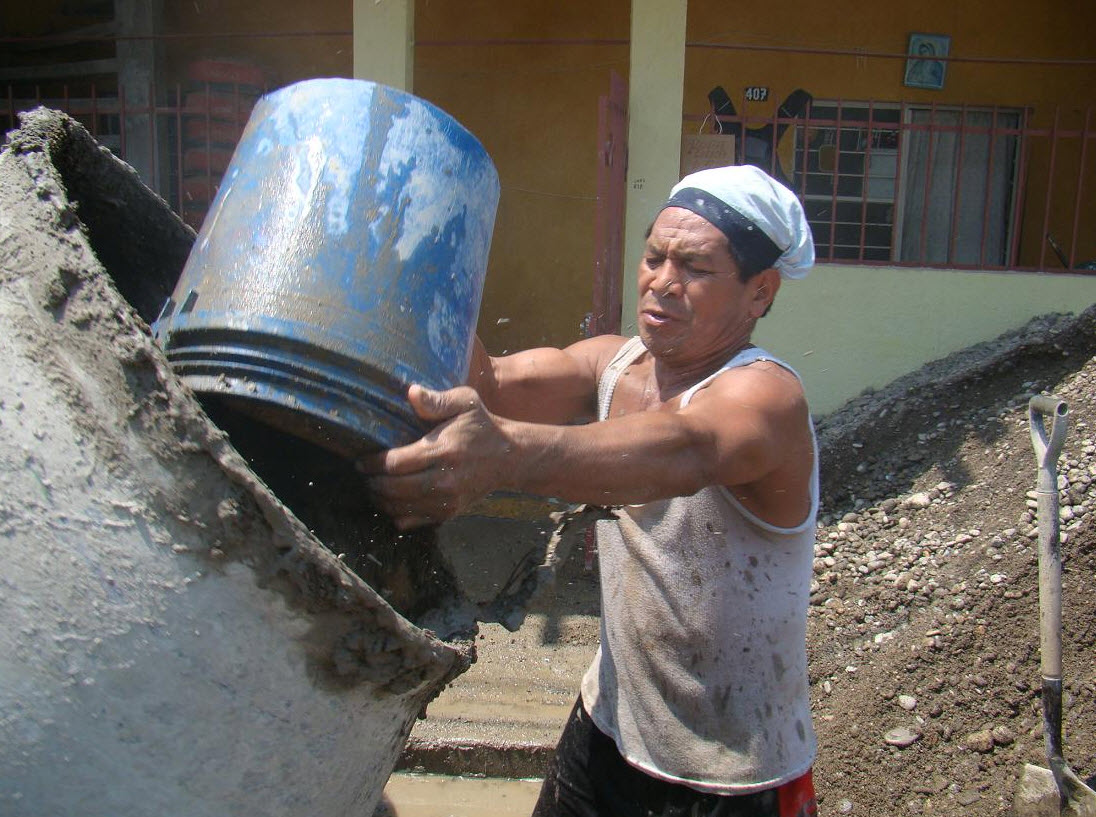
#> input picture test-images/mason.jpg, 1096 x 817 px
$ python tools.py   (Python 2 division)
#> lines starting #> are read from the running program, lines starting #| are printed output that depends on the picture
__author__ = 'otniel'

import Image
import numpy as np
import random
import matplotlib.pyplot as plt

from math import sqrt, floor

MAX_PIXEL_INTENSITY = 255
HALF_PIXEL_INTENSITY = 127
MIN_PIXEL_INTENSITY = 0


# [8 lines left out: function invert_rgb_image, not called in this run]


def _invert_rgb_pixel(pixel):
    r, g, b = pixel
    return (MAX_PIXEL_INTENSITY - r), (MAX_PIXEL_INTENSITY - g), (MAX_PIXEL_INTENSITY - b)


def grayscale_rgb_image(image):
    print "Grayscaling image..."
    pixels = image.load()
    grayscale_image = Image.new("RGB", image.size)
    grayscale_pixels = grayscale_image.load()
    for y in xrange(image.size[1]):  # height
        for x in xrange(image.size[0]):  # width
            gpx = _get_grayscale_pixel(pixels[x, y])
            grayscale_pixels[x, y] = (gpx, gpx, gpx)
    return grayscale_image


def _get_grayscale_pixel(rgb_pixel):
    red, green, blue = rgb_pixel
    # Weighted sum
    return int(sum([x * y for (x, y) in zip([red, green, blue],
                                            [0.2126, 0.7152, 0.0722])]))  # Intensity coefficients [http://u.to/qEtWCg]


def binarize_rgb_image(image):
    grayscale_image = grayscale_rgb_image(image)
    return binarize_image(grayscale_image)


# [35 lines left out: functions binarize_image, _binarize_pixel, calculate_threshold, calculate_image_threshold, not called in this run]


def _get_lower_group(data, threshold):
    return np.array([value for value in data if value < threshold])


def _get_upper_group(data, threshold):
    return np.array([value for value in data if value > threshold])


# [16 lines left out: functions plot_data, calculate_global_gradient, not called in this run]


def get_pixels_list(image):
    pixels = image.load()
    return np.array([pixels[x, y][0] for y in xrange(image.size[1]) for x in xrange(image.size[0])])


# [6 lines left out: function generate_random_color, not called in this run]


def _get_random_intensity(black_limit=MIN_PIXEL_INTENSITY, white_limit=MAX_PIXEL_INTENSITY):
    return random.randint(black_limit, white_limit)


def generate_color_palette(number_of_colors=5):
    return [generate_random_color() for number in xrange(number_of_colors)]


def get_image_diagonal_distance(image):
    return int(sqrt(image.size[0] ** 2 + image.size[1] ** 2))


def is_border_pixel(pixel):
    return pixel == MAX_PIXEL_INTENSITY


# [21 lines left out: functions image_to_cartesian_coordinates, cartesian_to_image_coordinates, convert_rgb_to_hex, not called in this run]


def normalize_grayscale_image(image):
    frecuencies = dict()
    pixels = image.load()
    width, height = image.size

    for y in xrange(height):
        for x in xrange(width):
            color = pixels[x, y][0]
            if color in frecuencies:
                frecuencies[color] += 1
            else:
                frecuencies[color] = 1

    threshold = 10
    max, min = -1, 999999
    for color in frecuencies:
        if frecuencies[color] > threshold:
            if color < min:
                min = color
            if color > max:
                max = color
    range = float(max - min)
    new_image = Image.new('RGB', image.size)
    new_pixels = new_image.load()
    for y in xrange(height):
        for x in xrange(width):
            color = pixels[x, y][0]
            if color <= min:
                new_pixels[x, y] = (0, 0, 0)
            elif color >= max:
                new_pixels[x, y] = (255, 255, 255)
            else:
                i = int(255 * (color - min) / range)
                new_pixels[x, y] = (i, i, i)
    return new_image


def normalize_rgb_image(image):
    gray_image = grayscale_rgb_image(image)
    return normalize_grayscale_image(gray_image)


if __name__ == '__main__':
    rgb_image = Image.open('../test-images/mason.jpg')
#> rgb_image is the input picture: PIL image 1096x817 RGB; mean R, G, B 105.1, 100.3, 95.1
    # [5 lines of commented-out code are left out]
    gray_image = grayscale_rgb_image(rgb_image)
#> in grayscale_rgb_image, `grayscale_image = Image.new("RGB", image.size)`: grayscale_image: PIL image 1096x817 RGB; every value is 0
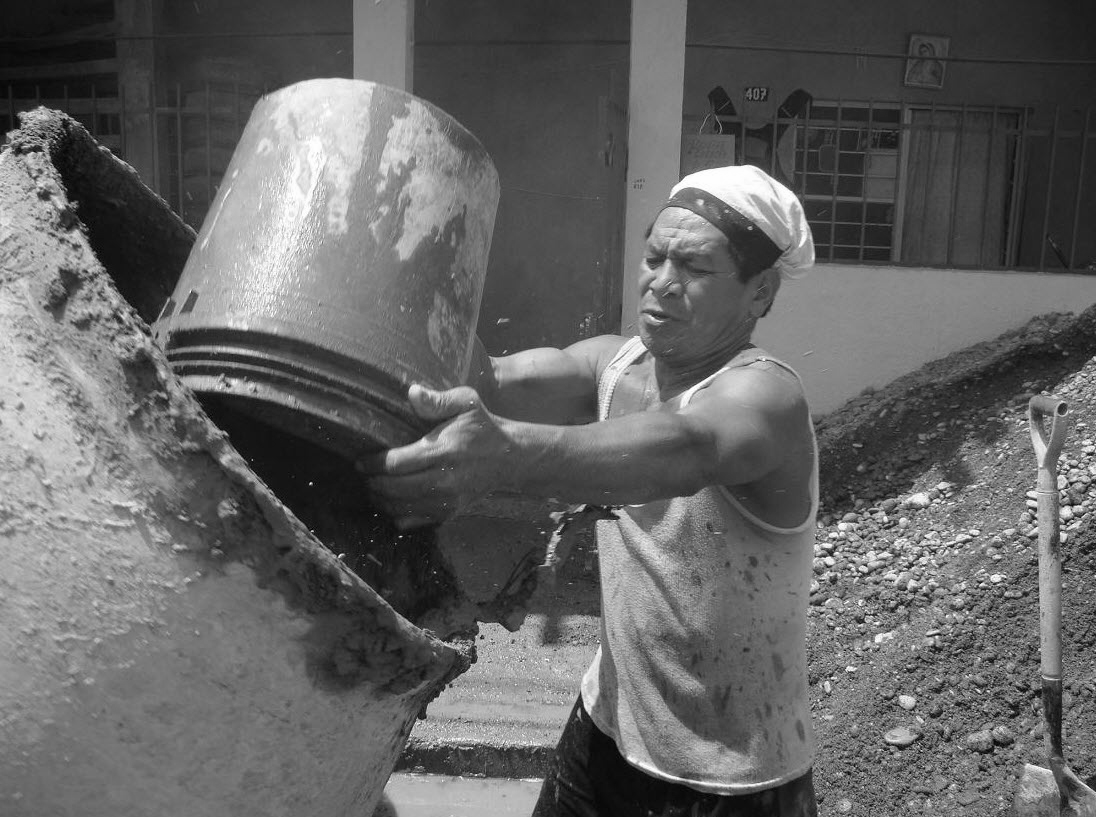
#> gray_image: PIL image 1096x817 RGB; min 0, max 254, mean 100.4
    gray_image.save('../test-images/grayscale_mason.png')

    # [5 lines of commented-out code are left out]
    norm_im = normalize_grayscale_image(gray_image)
#> the loop in normalize_grayscale_image, `for color in frecuencies:` made 255 passes
#> color on passes 1 to 3: 17, 18, 19
    norm_im.save('../test-images/new_normalized.png')
